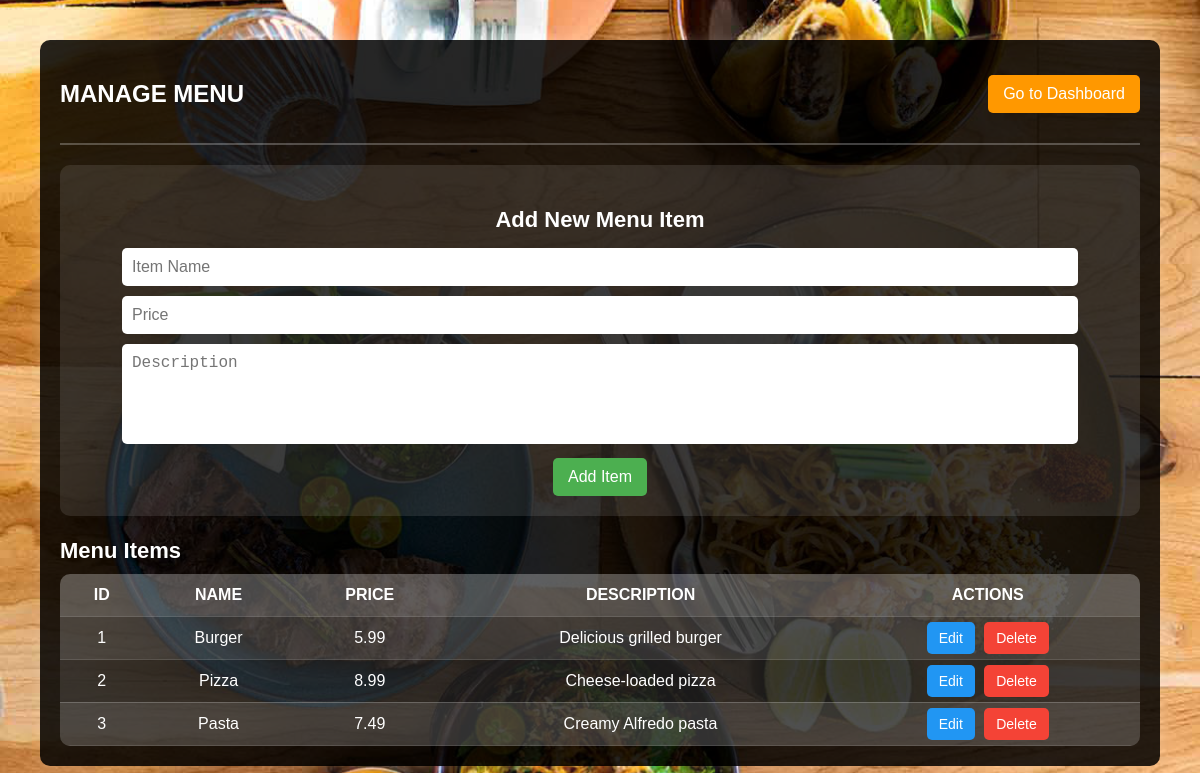
The app's page /admin/manage_menu.php (signed in) with its own data.
### tables this page shows
CREATE TABLE `menu_items` (
  `id` int(11) NOT NULL,
  `name` varchar(100) NOT NULL,
  `description` text NOT NULL,
  `price` decimal(10,2) NOT NULL,
  `image` varchar(255) DEFAULT NULL,
  `created_at` timestamp NOT NULL DEFAULT current_timestamp()
);

### admin/manage_menu.php (the view, shortened to what this page needs)
<?php
include '../includes/db_connect.php';
?>
<!DOCTYPE html>
<html lang="en">
<head>
    <link rel="stylesheet" href="../assets/css/manage_menu.css">
</head>
<body>
    <div class="menu-container">
        <div class="top-bar">
            <h2>Manage Menu</h2>
            <a href="dashboard.php" class="dashboard-btn">Go to Dashboard</a>
        </div>
        <div class="add-menu-form">
            <h3>Add New Menu Item</h3>
            <form method="POST">
                <input type="text" name="name" placeholder="Item Name" required>
                <input type="number" step="0.01" name="price" placeholder="Price" required>
                <textarea name="description" placeholder="Description" required></textarea>
                <button type="submit" name="add_menu">Add Item</button>
            </form>
        </div>
        <div class="menu-list">
            <h3>Menu Items</h3>
            <table>
                <tr>
                    <th>ID</th>
                    <th>Name</th>
                    <th>Price</th>
                    <th>Description</th>
                    <th>Actions</th>
                </tr>
                <?php
                $result = mysqli_query($conn, "SELECT * FROM menu_items");
                while ($row = mysqli_fetch_assoc($result)) {
                    echo "<tr>
                            <td>{$row['id']}</td>
                            <td>{$row['name']}</td>
                            <td>{$row['price']}</td>
                            <td>{$row['description']}</td>
                            <td>
                                <a href='edit_menu.php?id={$row['id']}' class='edit-btn'>Edit</a>
                                <a href='manage_menu.php?delete={$row['id']}' class='delete-btn' onclick='return confirm(\"Are you sure?\")'>Delete</a>
                            </td>
                          </tr>";
                }
                ?>
            </table>
        </div>
    </div>
</body>
</html>

### assets/css/manage_menu.css (style rules this page uses)
body { font-family: 'Poppins', sans-serif; background-image: url('../images/background.jpg'); background-size: cover; background-repeat: no-repeat; background-position: center; background-attachment: fixed; margin: 0; padding: 0; }
.menu-container { width: 90%; margin: 40px auto; background: rgba(0, 0, 0, 0.85); padding: 20px; border-radius: 10px; box-shadow: 0px 0px 15px rgba(255, 255, 255, 0.2); color: white; }
.top-bar { display: flex; justify-content: space-between; align-items: center; padding-bottom: 15px; border-bottom: 2px solid #ffffff40; }
.top-bar h2 { font-size: 24px; text-transform: uppercase; }
.dashboard-btn { text-decoration: none; background: #ff9800; color: white; padding: 10px 15px; border-radius: 5px; transition: 0.3s; }
.add-menu-form { margin-top: 20px; background: rgba(255, 255, 255, 0.1); padding: 20px; border-radius: 10px; text-align: center; }
.add-menu-form h3 { margin-bottom: 15px; font-size: 22px; }
.add-menu-form input, .add-menu-form textarea { width: 90%; padding: 10px; margin-bottom: 10px; border: none; border-radius: 5px; font-size: 16px; }
.add-menu-form textarea { resize: none; height: 80px; }
.add-menu-form button { background: #4CAF50; color: white; border: none; padding: 10px 15px; border-radius: 5px; cursor: pointer; font-size: 16px; transition: 0.3s; }
.menu-list { margin-top: 20px; }
.menu-list h3 { font-size: 22px; margin-bottom: 10px; }
table { width: 100%; border-collapse: collapse; margin-top: 10px; background: rgba(255, 255, 255, 0.1); border-radius: 10px; overflow: hidden; }
th, td { padding: 12px; text-align: center; border-bottom: 1px solid rgba(255, 255, 255, 0.2); color: white; }
th { background: rgba(255, 255, 255, 0.2); text-transform: uppercase; }
tr:nth-child(even) { background: rgba(255, 255, 255, 0.1); }
.edit-btn, .delete-btn { text-decoration: none; padding: 8px 12px; border-radius: 5px; transition: 0.3s; font-size: 14px; }
.edit-btn { background: #2196F3; color: white; }
.delete-btn { background: #f44336; color: white; margin-left: 5px; }

### records on screen
menu_items: id "1", name "Burger", price "5.99", description "Delicious grilled burger"
menu_items: id "2", name "Pizza", price "8.99", description "Cheese-loaded pizza"
menu_items: id "3", name "Pasta", price "7.49", description "Creamy Alfredo pasta"
